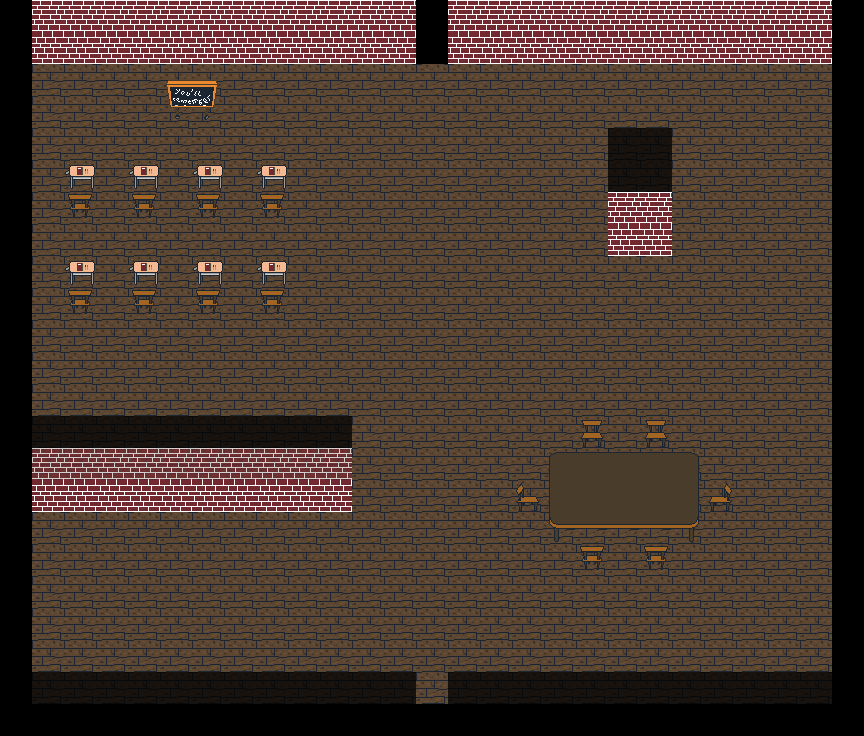

This is a level from a 2D game, rendered from its Tiled map with the project's own tilesets. A one-line summary and the map file follow, with tile-layer data summarised:
An orthogonal 27x23 tile map with 32x32 px tiles, 11 tile layers (Colliders, DoorColliders, Floor, WallColliders, ...), 7 tilesets.

<map version="1.10" tiledversion="1.10.0" orientation="orthogonal" renderorder="right-down" width="27" height="23" tilewidth="32" tileheight="32" infinite="0" nextlayerid="17" nextobjectid="1">
 <tileset firstgid="1" source="../../tilesets/wall top.tsx" />
 <tileset firstgid="2" source="../../tilesets/bricks.tsx" />
 <tileset firstgid="4" source="../../tilesets/floorboard.tsx" />
 <tileset firstgid="5" source="../../tilesets/chair.tsx" />
 <tileset firstgid="9" source="../../tilesets/board.tsx" />
 <tileset firstgid="10" source="../../tilesets/student desk.tsx" />
 <tileset firstgid="11" source="../../tilesets/big table.tsx" />
 <layer id="11" name="Colliders" width="27" height="23">
  <data>[621 cells, 39 non-empty, 1 distinct tile ids]</data>
 </layer>
 <layer id="6" name="DoorColliders" width="27" height="23">
  <data>[621 cells, 6 non-empty, 1 distinct tile ids]</data>
 </layer>
 <layer id="10" name="Floor" width="27" height="23">
  <data>[621 cells, 500 non-empty, 1 distinct tile ids]</data>
 </layer>
 <layer id="7" name="WallColliders" width="27" height="23">
  <data>[621 cells, 129 non-empty, 1 distinct tile ids]</data>
 </layer>
 <layer id="8" name="WallsBottom" width="27" height="23">
  <data>[621 cells, 36 non-empty, 1 distinct tile ids]</data>
 </layer>
 <layer id="12" name="Chairs" width="27" height="23">
  <data>[621 cells, 14 non-empty, 4 distinct tile ids]</data>
 </layer>
 <layer id="15" name="Tables" width="27" height="23">
  <data>[621 cells, 15 non-empty, 9 distinct tile ids]</data>
 </layer>
 <layer id="16" name="Desks" width="27" height="23">
  <data>[621 cells, 8 non-empty, 1 distinct tile ids]</data>
 </layer>
 <layer id="13" name="Other" width="27" height="23">
  <data>[621 cells, 1 non-empty, 1 distinct tile ids]</data>
 </layer>
 <layer id="9" name="WallsTop" width="27" height="23" opacity="0.75">
  <data>[621 cells, 140 non-empty, 2 distinct tile ids]</data>
 </layer>
 <layer id="14" name="WallsTopSolid" width="27" height="23">
  <data>[621 cells, 26 non-empty, 1 distinct tile ids]</data>
 </layer>
</map>
